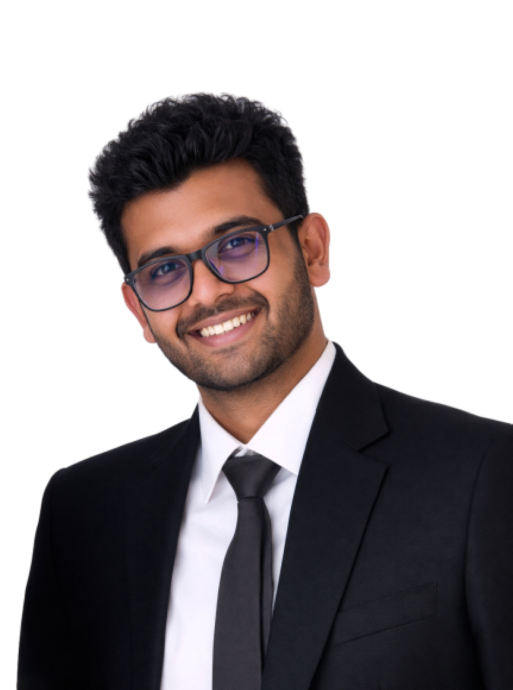
#> input picture source-photo.png, 1025 x 1380 px (shown at 1/2 size)
$ python make_photo_ascii.py
#> lines starting #> are read from the running program, lines starting #| are printed output that depends on the picture
"""Generate photo-ascii.svg — ASCII portrait from source-photo.png.

Follows the guide's pipeline: composite the background-removed photo onto
white, boost contrast, downsample to a character grid, and map brightness to
a density ramp. Rows reveal top-to-bottom with staggered SMIL clips, playing
once and freezing. Set STATIC=1 for a frozen frame.
"""

import os
from pathlib import Path

from PIL import Image, ImageOps

ROOT = Path(__file__).resolve().parent.parent
SRC = ROOT / "source-photo.png"
OUT = ROOT / "photo-ascii.svg"
STATIC = os.environ.get("STATIC") == "1"

RAMP = " .`:-=+*cs#%@"

BG = "#0d1117"
BORDER = "#30363d"
GRAY = "#c9d1d9"
DIM = "#8b949e"
GREEN = "#39d353"

W = 370
PAD = 14
TITLEBAR = 30
COLS = 150
LINE_H = 4.7
FONT_SIZE = 4.3
ROWS = 72
TOP_CROP_FRACTION = 0.04


def to_grid():
    rgba = Image.open(SRC).convert("RGBA")
#> rgba is the input picture: PIL image 1025x1380 RGBA; mean R, G, B, A 37.5, 31.8, 33.4, 136.2
    alpha = rgba.getchannel("A")
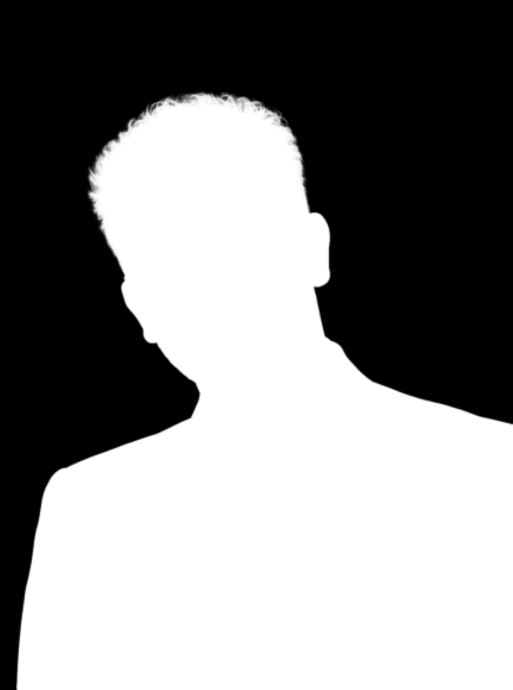
#> alpha: PIL image 1025x1380 L (shown at 1/2 size); min 0, max 255, mean 136.2
    white = Image.new("RGBA", rgba.size, (255, 255, 255, 255))
#> white: PIL image 1025x1380 RGBA; every value is 255
    img = Image.alpha_composite(white, rgba).convert("L")
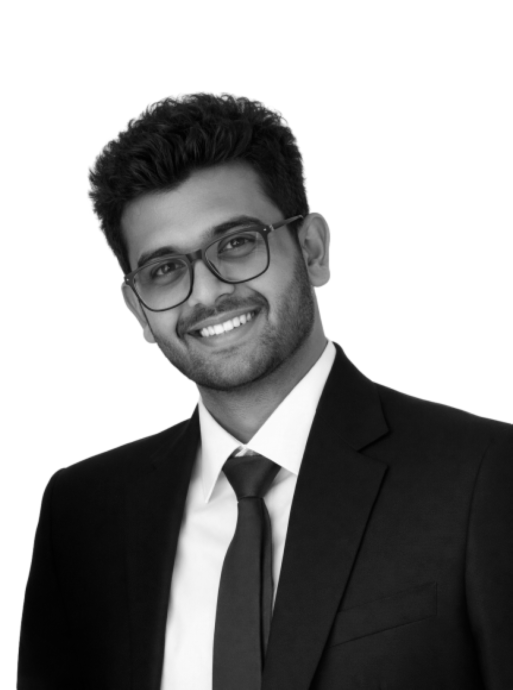
#> img: PIL image 1025x1380 L (shown at 1/2 size); min 1, max 255, mean 152
    img = ImageOps.autocontrast(img, cutoff=1)

    text_w = W - 2 * PAD
    cell_aspect = LINE_H / (text_w / COLS)
    crop_w = img.width
#> crop_w = 1025
    crop_h = min(img.height, int(crop_w * ROWS * cell_aspect / COLS))
#> crop_h = 1014
    y0 = min(int(img.height * TOP_CROP_FRACTION), img.height - crop_h)
#> y0 = 55
    box = (0, y0, crop_w, y0 + crop_h)
#> box = (0, 55, 1025, 1069)
    img = img.crop(box).resize((COLS, ROWS), Image.LANCZOS)
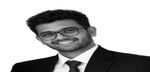
#> img: PIL image 150x72 L; min 0, max 255, mean 174.7
    alpha = alpha.crop(box).resize((COLS, ROWS), Image.LANCZOS)
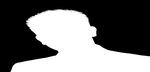
#> alpha: PIL image 150x72 L; min 0, max 255, mean 110.8

    lines = []
    for row in range(ROWS):
        chars = []
        for col in range(COLS):
            if alpha.getpixel((col, row)) < 32:
                chars.append(" ")
                continue
            brightness = img.getpixel((col, row))
            idx = max(2, int((brightness / 255) ** 0.7 * (len(RAMP) - 1)))
            chars.append(RAMP[idx])
        lines.append("".join(chars))
#> after the loop, lines = 72 items
    return lines


def main():
    lines = to_grid()
#> lines = 72 items
    text_w = W - 2 * PAD
    height = round(TITLEBAR + PAD + len(lines) * LINE_H + PAD + 22)
#> height = 418

    parts = []
    clips = []
    for i, line in enumerate(lines):
        if not line.strip():
            continue
        y = TITLEBAR + PAD + (i + 1) * LINE_H - 1
        clip_ref = ""
        if not STATIC:
            begin = 0.1 + i * 0.03
            clips.append(
                f'<clipPath id="prow{i}"><rect x="0" y="{y - LINE_H}" width="0" height="{LINE_H + 3}">'
                f'<animate attributeName="width" from="0" to="{W}" begin="{begin:.3f}s" dur="0.3s" fill="freeze"/>'
                f"</rect></clipPath>"
            )
            clip_ref = f' clip-path="url(#prow{i})"'
        parts.append(
            f'<text x="{PAD}" y="{y}" class="px" xml:space="preserve" '
            f'textLength="{text_w}" lengthAdjust="spacingAndGlyphs"{clip_ref}>{line}</text>'
        )
#> this loop made 72 passes
#> (y, clip_ref, begin) on passes 10 to 21: (90, ' clip-path="url(#prow9)"', 0.37), (94.7, ' clip-path="url(#prow10)"', 0.4), (99.4, ' clip-path="url(#prow11)"', 0.43), (104.1, ' clip-path="url(#prow12)"', 0.46), (108.8, ' clip-path="url(#prow13)"', 0.49), (113.5, ' clip-path="url(#prow14)"', 0.52), (118.2, ' clip-path="url(#prow15)"', 0.55), (122.9, ' clip-path="url(#prow16)"', 0.58), (127.6, ' clip-path="url(#prow17)"', 0.61), (132.3, ' clip-path="url(#prow18)"', 0.64), (137, ' clip-path="url(#prow19)"', 0.67), (141.7, ' clip-path="url(#prow20)"', 0.7)
#> (y, begin, clip_ref) on passes 61 to 66: (329.7, 1.9, ' clip-path="url(#prow60)"'), (334.4, 1.93, ' clip-path="url(#prow61)"'), (339.1, 1.96, ' clip-path="url(#prow62)"'), (343.8, 1.99, ' clip-path="url(#prow63)"'), (348.5, 2.02, ' clip-path="url(#prow64)"'), (353.2, 2.05, ' clip-path="url(#prow65)"')
#> after the loop, clips = 63 items; parts = 63 items

    caption_y = height - PAD
#> caption_y = 404
    parts.append(
        f'<text x="{W / 2}" y="{caption_y}" class="cap" text-anchor="middle">'
        f'<tspan fill="{GREEN}">$</tspan> render --subject haaris --ramp "{RAMP.strip()}"</text>'
    )

    svg = f"""<svg xmlns="http://www.w3.org/2000/svg" viewBox="0 0 {W} {height}" width="{W}" height="{height}" role="img" aria-label="ASCII portrait of Haaris Sadiq">
  <style>
    .px {{ font: {FONT_SIZE}px 'JetBrains Mono', 'SFMono-Regular', Consolas, monospace; fill: {GRAY}; }}
    .cap {{ font: 8.5px 'JetBrains Mono', 'SFMono-Regular', Consolas, monospace; fill: {DIM}; }}
    .title {{ font: 10px 'JetBrains Mono', 'SFMono-Regular', Consolas, monospace; fill: {DIM}; }}
  </style>
  <defs>{"".join(clips)}</defs>
  <rect width="{W}" height="{height}" rx="8" fill="{BG}" stroke="{BORDER}"/>
  <line x1="1" y1="{TITLEBAR}" x2="{W - 1}" y2="{TITLEBAR}" stroke="{BORDER}"/>
  <circle cx="20" cy="{TITLEBAR / 2}" r="4.5" fill="#ff5f56"/>
  <circle cx="38" cy="{TITLEBAR / 2}" r="4.5" fill="#ffbd2e"/>
  <circle cx="56" cy="{TITLEBAR / 2}" r="4.5" fill="#27c93f"/>
  <text x="{W / 2}" y="{TITLEBAR / 2 + 3.5}" class="title" text-anchor="middle">haaris@github: ~/portrait</text>
  {"".join(parts)}
</svg>
"""
    OUT.write_text(svg)
    print(f"Wrote {OUT} ({W}x{height}, {len(lines)} rows)")
#| Wrote photo-ascii.svg (370x418, 72 rows)


if __name__ == "__main__":
    main()
